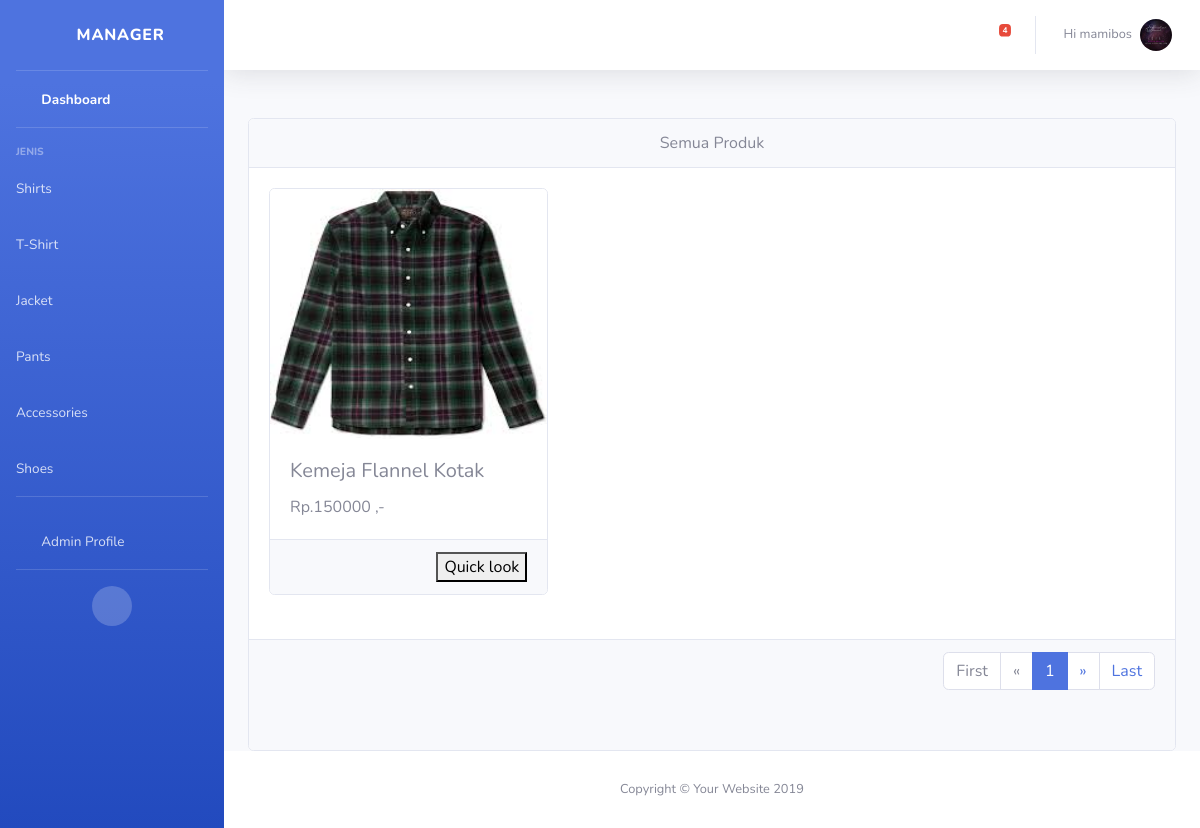
Page /mana/indexsubkategori.php?id=a0001b (signed in) on the committed database.
### tables this page shows
CREATE TABLE `kategori` (
  `idkategori` varchar(10) NOT NULL,
  `namakategori` varchar(50) NOT NULL
);

CREATE TABLE `produk` (
  `idproduk` varchar(20) NOT NULL,
  `namaproduk` varchar(50) NOT NULL,
  `deskripsi` varchar(500) NOT NULL,
  `idkategori` varchar(10) NOT NULL,
  `idsub_kategori` varchar(10) NOT NULL,
  `file_gambar` varchar(500) NOT NULL,
  `berat` int(7) NOT NULL,
  `kuantitas` int(5) NOT NULL,
  `last_update` datetime NOT NULL,
  `idpegawai` varchar(10) NOT NULL,
  `price` int(11) NOT NULL
);

### mana/indexsubkategori.php (the view, shortened to what this page needs)
<?php
require_once('includes/conn.php');
include('includes/navbar.php');
?>
<div class="badan">
  <?php
                            $halaman = 9;
                            $page = isset($_GET["halaman"]) ? (int)$_GET["halaman"] : 1;
                            $mulai = ($page>1) ? ($page * $halaman) - $halaman : 0;
                            $result = mysqli_query($con, "SELECT * FROM produk");
                            $total = mysqli_num_rows($result);
                            $pages = ceil($total/$halaman);
  ?>
  <br/>
    <div class="container-fluid">
    <div class="card ">
      <div class="card-header">
        <center>
          Semua Produk
        </center>
      </div>
      <div class="card-body" id="badan">
  <div class="row" id ="load_data">
      <?php
            $id = $_GET["id"];
              $brg=mysqli_query($con,"SELECT * FROM produk WHERE idsub_kategori = '$id' LIMIT $mulai, $halaman");
              while($b=mysqli_fetch_array($brg)){
              ?>
  <div class="col-sm-4 mb-4">
            <div class="card" style="min-height: 12rem;" >
              <img src="/toko_baju_klout/admin/images/produk/<?php echo $b['file_gambar'];  ?>" height=250px class="card-img-top" alt="gambar">
              <div class="card-body">
                <h5 class="card-title"><?php echo $b['namaproduk']; ?></h5>
                <p class="card-text">Rp.<?php echo$b['price']?> ,-</p>
              </div>
              <div class="card-footer">
                <div id="quicklook" class="text-center"> <a href="data_produk.php?id=<?php echo $b["idproduk"]; ?>" class="klik_menu" id="edit"><button pid='$pro_id'  style='float:right;'>Quick look</button></a></div>
                </div>
            </div>
          </div>
  <?php } ?>
  </div>
  </div>
  <div class="card-footer"><nav class="mb-5">
            <ul class="pagination justify-content-end">
              <?php
                $jumlah_page = $pages;
                $jumlah_number = 1;
                $start_number = ($page > $jumlah_number)? $page - $jumlah_number : 1;
                if($page == 1){
                  echo '<li class="page-item disabled"><a class="page-link" href="#">First</a></li>';
                  echo '<li class="page-item disabled"><a class="page-link" href="#"><span aria-hidden="true">&laquo;</span></a></li>';
                }
                for($i = $start_number; $i <= $jumlah_page-1; $i++){
                  $link_active = ($page == $i)? ' active' : '';
                  echo '<li class="page-item halaman '.$link_active.'" id="'.$i.'"><a class="page-link" href="?halaman='.$i.'&id='.$id.'">'.$i.'</a></li>';
                }
                if($page == $jumlah_page){
                  echo '<li class="page-item disabled"><a class="page-link" href="#"><span aria-hidden="true">&raquo;</span></a></li>';
                  echo '<li class="page-item disabled"><a class="page-link" href="#">Last</a></li>';
                } else {
                  $link_next = ($page < $jumlah_page)? $page + 1 : $jumlah_page;
                  echo '<li class="page-item halaman" id="'.$link_next.'"><a class="page-link" href="?halaman='.$link_next.'&id='.$id.'"><span aria-hidden="true">&raquo;</span></a></li>';
                  echo '<li class="page-item halaman" id="'.$jumlah_page.'"><a class="page-link" href="?halaman='.$jumlah_page.'&id='.$id.'">Last</a></li>';
                }
              ?>
            </ul>
          </nav></div>
  </div>
  </div>
</div>
<?php
include('includes/footer.php');
?>

### mana/includes/navbar.php (shortened to what this page needs)
<?php
include('includes/header.php');
include('includes/scripts.php');
?>
<ul class="navbar-nav fixed bg-gradient-primary sidebar sidebar-dark accordion" id="accordionSidebar">
<a class="sidebar-brand d-flex align-items-center justify-content-center" href="index.php">
    <i class="fas fa-laugh-wink fa-lg"></i>
  <div class="sidebar-brand-text mx-3">Manager <sup></sup></div>
</a>
<hr class="sidebar-divider my-0">
<li class="sidebar-sticky">
<li class="nav-item active">
  <a class="nav-link" href="index.php">
    <i class="fas fa-fw fa-tachometer-alt"></i>
    <span>Dashboard</span></a>
</li>
<hr class="sidebar-divider">
<div class="sidebar-heading">
  Jenis
</div>
<?php
  $menu = mysqli_query($con,"SELECT * FROM kategori");
  $jum = mysqli_num_rows($menu);
    if($jum > 1){
    while($isi = mysqli_fetch_array($menu)){
      $idkat = $isi["idkategori"];
      $namakat = $isi["namakategori"];
      ?>
      <li class="nav-item">
          <a class="nav-link collapsed" data-toggle="collapse" data-target="#collapsem<?php echo$idkat;?>" aria-expanded="true" aria-controls="collapsem<?php echo$idkat;?>" href="indexkategori.php?id=<?php echo $idkat; ?>">
          <span><?php echo $namakat;?></span>
          </a>
      </li>
        <?php
    }
  }
  ?>
<hr class="sidebar-divider">
<li class="nav-item">
  <a class="nav-link" href="profil.php">
    <i class="fas fa-user-shield fa-fw"></i>
    <span>Admin Profile</span></a>
</li>
<hr class="sidebar-divider d-none d-md-block">
<div class="text-center d-none d-md-inline">
  <button class="rounded-circle border-0" id="sidebarToggle"></button>
</div>
</li>
</ul>
    <div id="content-wrapper" class="d-flex flex-column">
        <nav class="navbar navbar-expand navbar-light bg-white topbar mb-4 static-top shadow">
          <ul class="navbar-nav ml-auto">
            <?php
              $seq = mysqli_query($con," SELECT b.namakategori as nama, COUNT(a.idproduk) as jumlah FROM produk a, kategori b WHERE a.idkategori = b.idkategori GROUP BY a.idkategori");
                $i = 0;
                while ($cuk = mysqli_fetch_array($seq)) {
                  if($cuk['jumlah'] <= 2){
                    $i += 1;
                  }
                }
              ?>
            <li class="nav-item dropdown no-arrow mx-1">
              <a class="nav-link dropdown-toggle" href="#" id="alertsDropdown" role="button" data-toggle="dropdown" aria-haspopup="true" aria-expanded="false">
                <i class="fas fa-bell fa-fw"></i>
                <span class="badge badge-danger badge-counter"><?php if($i>=1){ echo $i ;} ?></span>
              </a>
            </li>
            <li class="nav-item dropdown no-arrow">
              <a class="nav-link dropdown-toggle" href="#" id="userDropdown" role="button" data-toggle="dropdown" aria-haspopup="true" aria-expanded="false">
                <span class="mr-2 d-none d-lg-inline text-gray-600 small">
               Hi <?php echo $_SESSION['username']; ?>
                </span>
                <img class="img-profile rounded-circle" src="/toko_baju_klout/foto/<?php echo $_SESSION['foto']; ?>">
              </a>
            </li>
          </ul>
        </nav>
      <div id="content">

### rows in the picture
kategori: namakategori "Shirts"
kategori: namakategori "T-Shirt"
kategori: namakategori "Jacket"
kategori: namakategori "Pants"
kategori: namakategori "Accessories"
kategori: namakategori "Shoes"
produk: file_gambar (picture), namaproduk "Kemeja Flannel Kotak", price "150000"

### other values in the picture
$i "4"
$_SESSION['username'] "mamibos"
